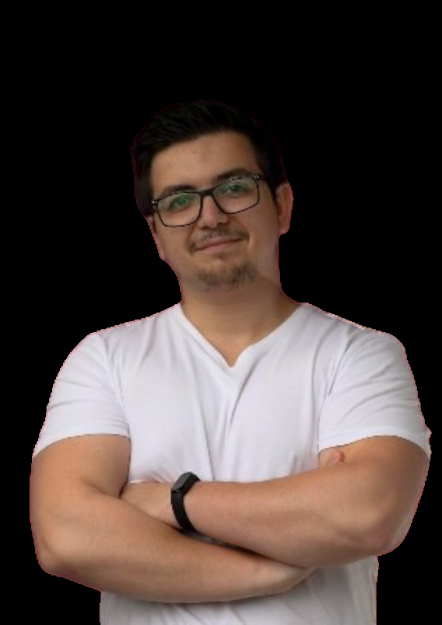
#> input picture images/alex-ursu.jpg, 884 x 1250 px (shown at 1/2 size)
$ python -i generate_presentation.py   (imports and definitions only)
#> lines starting #> are read from the running program, lines starting #| are printed output that depends on the picture
"""
QA Spring Meetup 2026 — Big Screen Presentation PDF Generator
"""
import os, io
from reportlab.pdfgen import canvas
from reportlab.lib.colors import HexColor
from reportlab.lib.utils import ImageReader
from reportlab.pdfbase import pdfmetrics
from reportlab.pdfbase.ttfonts import TTFont
from PIL import Image, ImageFilter, ImageChops

# ── FONTS ────────────────────────────────────────────────────────────────────
FONT_DIR = "/System/Library/Fonts/Supplemental"
# [4 lines not run here, left out]

# ── CONFIG ────────────────────────────────────────────────────────────────────
W, H   = 1280, 720
IMAGES = "/Users/andreisecu/Side Hustle/QA Spring Meetup/images"
OUTPUT = "/Users/andreisecu/Side Hustle/QA Spring Meetup/QA_Spring_Meetup_2026.pdf"

# ── BRAND COLORS ──────────────────────────────────────────────────────────────
# [1 line that did not run here, left out]
# [1 line that did not run here, left out]
# [1 line that did not run here, left out]
# [1 line that did not run here, left out]
# [1 line that did not run here, left out]
# [1 line that did not run here, left out]
# [1 line that did not run here, left out]
# [1 line that did not run here, left out]
# [1 line that did not run here, left out]

# ── HELPERS ───────────────────────────────────────────────────────────────────
def blend_dark_bg(img, bg_rgb=(17, 34, 64), threshold=38, blur=6):
    """Replace near-black background pixels with the card's navy color,
    then smooth the edge with a blur so the transition is natural."""
    r, g, b = img.split()
    # Mask: white where pixel is very dark (background), black where subject
    dark_r = r.point(lambda x: 255 if x < threshold else 0)
    dark_g = g.point(lambda x: 255 if x < threshold else 0)
    dark_b = b.point(lambda x: 255 if x < threshold else 0)
    mask = ImageChops.multiply(dark_r, ImageChops.multiply(dark_g, dark_b))
    # Soften the mask edge for a smooth blend
    mask = mask.filter(ImageFilter.GaussianBlur(radius=blur))
    navy_layer = Image.new('RGB', img.size, bg_rgb)
    # composite: where mask=white → navy; where mask=black → original photo
    return Image.composite(navy_layer, img, mask)

# [14 lines left out: function prep_image, not called in this run]

def bg(c):
    c.setFillColor(NAVY)
    c.rect(0, 0, W, H, fill=1, stroke=0)

# [348 lines left out: functions grid, wrap, pill, transition_slide, thank_you_slide, cover_slide and 2 more, not called in this run]

# ── BUILD ─────────────────────────────────────────────────────────────────────
# [1 line that did not run here, left out]

# 1. Welcome
# [62 lines not run here, left out]

>>> import cv2
>>> picture = cv2.imread('images/alex-ursu.jpg', cv2.IMREAD_GRAYSCALE)
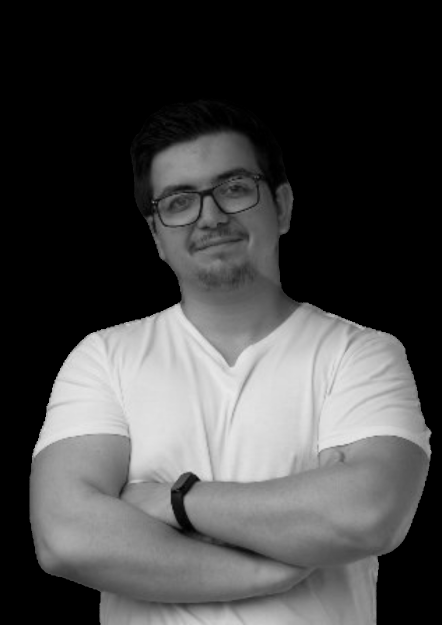
#> picture: shape (1250, 884) (shown at 1/2 size); min 0, max 255, mean 69.5
>>> result = blend_dark_bg(picture)
#> (the run stopped early here; a loop or call above may not have finished)

$ run again, on images/artemii-ecaterina.jpg
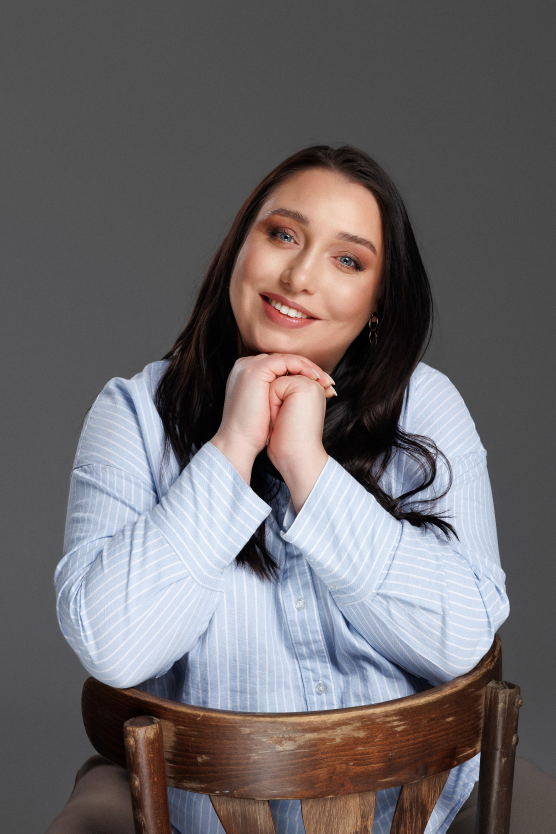
#> input picture images/artemii-ecaterina.jpg, 1667 x 2500 px (shown at 1/3 size)
#> `picture = cv2.imread('images/alex-ursu.jpg', cv2.IMREAD_GRAYSCALE)`:
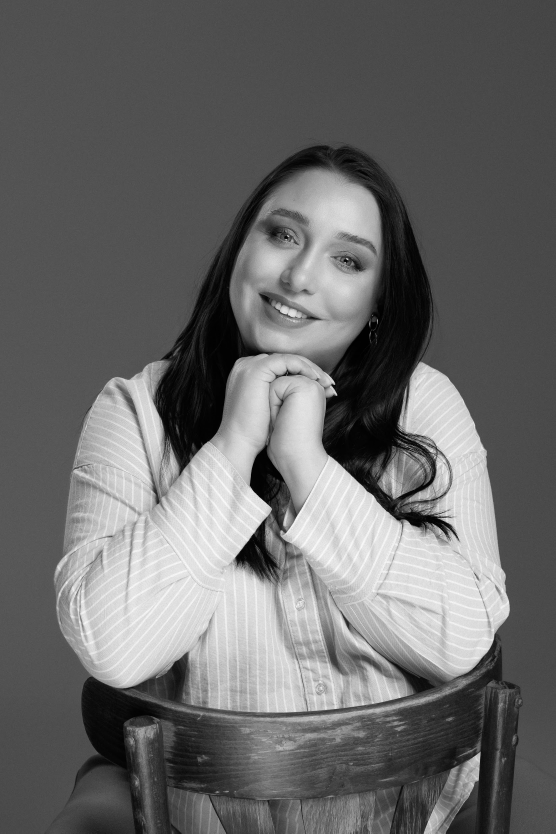
#> picture: shape (2500, 1667) (shown at 1/3 size); min 0, max 255, mean 105.9

$ run again, on images/daniela-popov.jpg
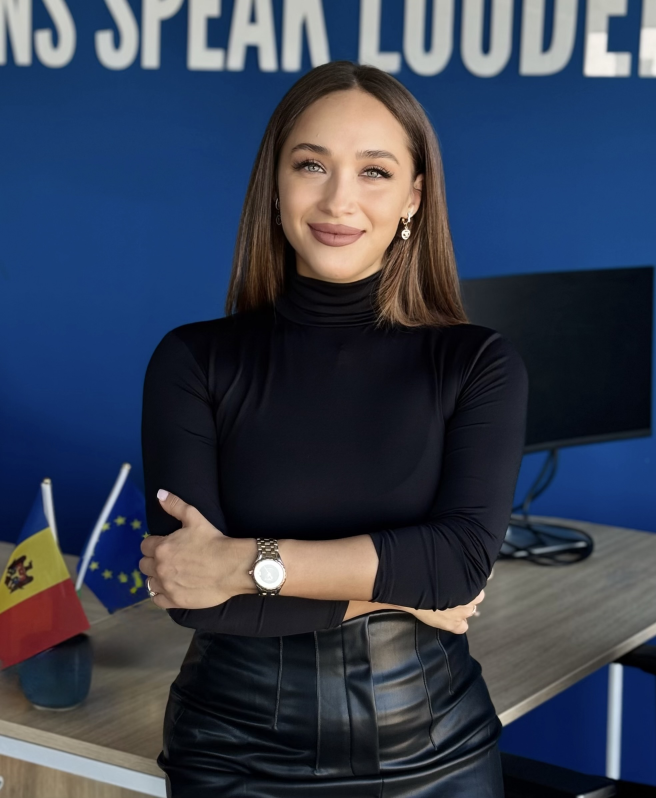
#> input picture images/daniela-popov.jpg, 1968 x 2394 px (shown at 1/3 size)
#> `picture = cv2.imread('images/alex-ursu.jpg', cv2.IMREAD_GRAYSCALE)`:
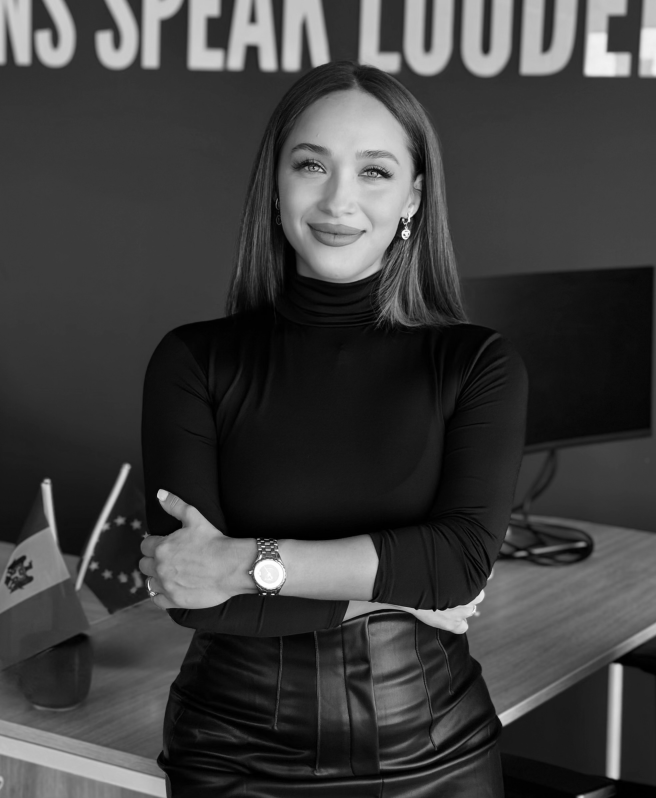
#> picture: shape (2394, 1968) (shown at 1/3 size); min 0, max 255, mean 62.9
